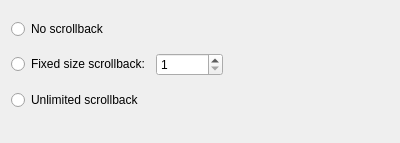
<?xml version="1.0" encoding="UTF-8"?>
<ui version="4.0">
 <class>HistorySizeWidget</class>
 <widget class="QWidget" name="HistorySizeWidget">
  <property name="geometry">
   <rect>
    <x>0</x>
    <y>0</y>
    <width>400</width>
    <height>143</height>
   </rect>
  </property>
  <property name="sizePolicy">
   <sizepolicy hsizetype="Preferred" vsizetype="Fixed">
    <horstretch>0</horstretch>
    <verstretch>0</verstretch>
   </sizepolicy>
  </property>
  <layout class="QVBoxLayout" name="verticalLayout">
   <item>
    <widget class="QRadioButton" name="noHistoryButton">
     <property name="sizePolicy">
      <sizepolicy hsizetype="Preferred" vsizetype="Fixed">
       <horstretch>0</horstretch>
       <verstretch>0</verstretch>
      </sizepolicy>
     </property>
     <property name="toolTip">
      <string>Do not remember previous output</string>
     </property>
     <property name="text">
      <string>No scrollback</string>
     </property>
    </widget>
   </item>
   <item>
    <layout class="QHBoxLayout">
     <property name="sizeConstraint">
      <enum>QLayout::SetFixedSize</enum>
     </property>
     <item>
      <widget class="QRadioButton" name="fixedSizeHistoryButton">
       <property name="sizePolicy">
        <sizepolicy hsizetype="Preferred" vsizetype="Fixed">
         <horstretch>0</horstretch>
         <verstretch>0</verstretch>
        </sizepolicy>
       </property>
       <property name="toolTip">
        <string>Limit the remembered output to a fixed number of lines</string>
       </property>
       <property name="text">
        <string>Fixed size scrollback:</string>
       </property>
      </widget>
     </item>
     <item>
      <widget class="KIntSpinBox" name="historyLineSpinner">
       <property name="toolTip">
        <string>Number of lines of output to remember</string>
       </property>
       <property name="minimum">
        <number>1</number>
       </property>
       <property name="maximum">
        <number>100000</number>
       </property>
      </widget>
     </item>
     <item>
      <spacer>
       <property name="orientation">
        <enum>Qt::Horizontal</enum>
       </property>
       <property name="sizeHint" stdset="0">
        <size>
         <width>20</width>
         <height>20</height>
        </size>
       </property>
      </spacer>
     </item>
    </layout>
   </item>
   <item>
    <widget class="QRadioButton" name="unlimitedHistoryButton">
     <property name="sizePolicy">
      <sizepolicy hsizetype="Preferred" vsizetype="Fixed">
       <horstretch>0</horstretch>
       <verstretch>0</verstretch>
      </sizepolicy>
     </property>
     <property name="toolTip">
      <string>Remember all output produced by the terminal</string>
     </property>
     <property name="text">
      <string>Unlimited scrollback</string>
     </property>
    </widget>
   </item>
   <item>
    <widget class="KMessageWidget" name="unlimitedWarningWidget">
     <property name="sizePolicy">
      <sizepolicy hsizetype="Preferred" vsizetype="Fixed">
       <horstretch>0</horstretch>
       <verstretch>0</verstretch>
      </sizepolicy>
     </property>
    </widget>
   </item>
  </layout>
 </widget>
 <customwidgets>
  <customwidget>
   <class>KIntSpinBox</class>
   <extends>QSpinBox</extends>
   <header>knuminput.h</header>
  </customwidget>
  <customwidget>
   <class>KMessageWidget</class>
   <extends>QFrame</extends>
   <header>kmessagewidget.h</header>
   <container>1</container>
  </customwidget>
 </customwidgets>
 <connections>
  <connection>
   <sender>fixedSizeHistoryButton</sender>
   <signal>toggled(bool)</signal>
   <receiver>historyLineSpinner</receiver>
   <slot>setEnabled(bool)</slot>
  </connection>
 </connections>
</ui>
